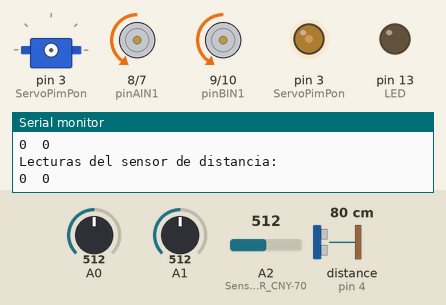
Simulated run of this sketch. Board: Arduino Uno, built with avr-gcc and run on an emulated ATmega328P. Shown: servo, motor-driver pin pairs drawn as motors (green arrow = first pin HIGH = forward, orange = second pin HIGH = backward, longer = more drive, scaled by the enable pin), output pins drawn as LEDs (lit = HIGH), the last lines printed to the serial monitor. Wiring (inferred from the names in the program): ultrasonic range finder: trigger pin 2; echo pin 4. The test bench sets the inputs (shaded band); at power-on: distance to the obstacle (sensor on pin 4) 80 cm, A0 = 512, A1 = 512, A2 (Sensores_IR_CNY-70) = 512. The echo pulse lasts 58.3 µs per cm; pins used as bus, display or sensor lines are not drawn.

Above: at 1.2 s.
1.3 s: distance to the obstacle (sensor on pin 4) set to 4 cm
At 2.55 s:
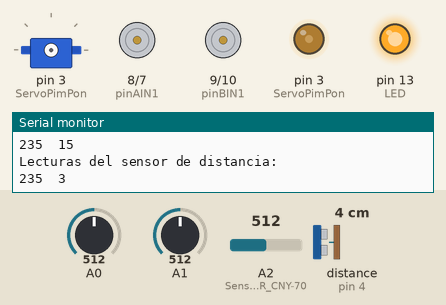
At 3.15 s:
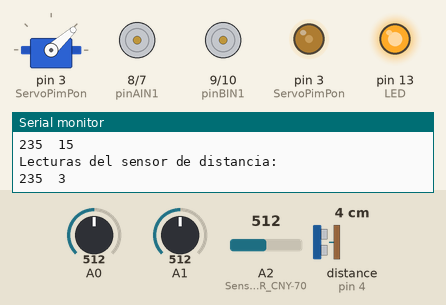
4.3 s: distance to the obstacle (sensor on pin 4) set to 2 cm
At 4.8 s:
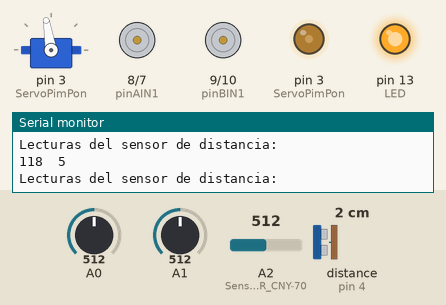
Timing chart, 0 to 7.3 s (numbered marks = the images above; inputs shaded):
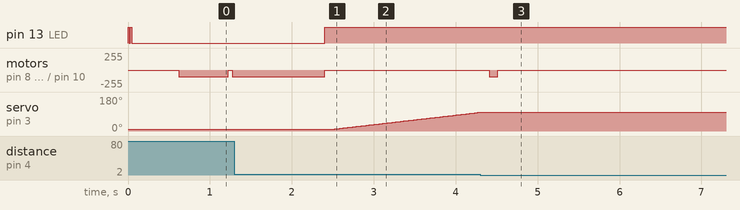

Measured:
- after the input at 1.3 s, pin 13 (LED): LOW → HIGH after 1.1 s; servo on pin 3 (ServoPimPon): moves from 10° to 99° over 1.8 s, starting after 1.2 s

The sketch:

Siguelineas_TB6612.ino
```cpp
/********************************************************
  Programa para Robot Seguidor de Línea Negra.
  Detecta línea negra o fondo blanco con tres sensores
  CNY70, cuando detecta un obstáculo (sensor por ultra-
  sonidos HC-SR04), se detiene y activa mecanismo de
  respuesta (servo-motor MG-90S).
  Elaborado por: Ing. Yesid Rodríguez Lozano
  *******************************************************

  *******************************************************
         CONEXIÓN
  *******************************************************
  ARDUINO         TB6612
  GND     -->     GND
  5V      -->     VCC, VM
  Pin D6  -->     PWMA
  Pin D7  -->     AIN2
  Pin D8  -->     AIN1
  Pin D9  -->     BIN1
  Pin D10 -->     BIN2
  Pin D11 -->     PWMB
  Pin D12 -->     STBY
                  A1    -->   MotorDerecho
                  A2    -->   MotorDerecho
                  B1    -->   MotorIzquierdo
                  B2    -->   MotorIzquierdo
  *******************************************************
  ARDUINO         Sensores CNY70
  GND     -->     Pin -
  5V      -->     Pin +
  Pin A0  -->     Pin 2
  Pin A1  -->     Pin 3
  Pin A2  -->     Pin 4
  *******************************************************
  ARDUINO         Sensor HC-SR04
  GND     -->     GND
  5V      -->     VCC
  Pin D2  -->     Trig
  Pin D4  -->     Echo
  *******************************************************
  ARDUINO         Servo-Motor MG90S
  GND     -->     Cable Café
  5V      -->     Cable Rojo
  Pin D3  -->     Cable Amarillo
  ********************************************************/

//*******************************************************
//        LIBRERÍAS
//*******************************************************
  #include <EEPROM.h>   //Librería para administrar datos de la memoria EEPROM
  #include <Servo.h>    //Librería para manipular servo-motores
//*******************************************************

//*******************************************************
//        VARIABLES GLOBALES
//*******************************************************
  Servo ServoPimPon;    //Crea objeto de tipo Servo, llamado ServoPimPon
  int Lectura_IR_A0, Lectura_IR_A1, Lectura_IR_A2;
  byte Umbral_IR_A0, Umbral_IR_A1, Umbral_IR_A2;
  boolean Final = LOW;
//*******************************************************

//*******************************************************
//        CONSTANTES
//*******************************************************
  const int VelMotorDer = 100;    //Permiten variar la velocidad general de los motores,...
  const int VelMotorIzq = 100;    //para compensar pequeñas variaciones de fabricación.
  const int pinPWMA = 6;
  const int pinAIN2 = 7;
  const int pinAIN1 = 8;
  const int pinBIN1 = 9;
  const int pinBIN2 = 10;
  const int pinPWMB = 11;
  const int pinSTBY = 12;
//*******************************************************

//*******************************************************
//*******************************************************
void setup() {
  //Configura pines de salida
  pinMode(13, OUTPUT);  //LED
  pinMode(pinAIN2, OUTPUT); pinMode(pinAIN1, OUTPUT); pinMode(pinPWMA, OUTPUT); pinMode(pinBIN1, OUTPUT); pinMode(pinBIN2, OUTPUT); pinMode(pinPWMB, OUTPUT);  //Motores
  pinMode(2, OUTPUT); //Sensor HC-SR04
  //Configura pines de entrada
  pinMode(A0, INPUT); pinMode(A1, INPUT); pinMode(A2, INPUT); //Sensores IR CNY-70
  pinMode(4, INPUT);  //Sensor HC-SR04

  Serial.begin(9600); //Inicializa comunicación por el puerto USB
  analogWrite(3, 80); //Coloca servo-motor en posición de 10º
  //CalibraSensoresIR();
  Umbral_IR_A0 = EEPROM.read(0x00); Umbral_IR_A1 = EEPROM.read(0x01); Umbral_IR_A2 = EEPROM.read(0x02);   //Obtiene umbrales de sensores IR, guardados en memoria EEPROM
  //ImprimirLecturas(Umbral_IR_A0, Umbral_IR_A1, Umbral_IR_A2);

  ParpadeaLED(2, 15);
}

//*******************************************************
//*******************************************************
void loop() {
  int iDistancia = LeerSensorDistancia(5);

  if (iDistancia == 3 && Final == LOW){
    delay(20);
    iDistancia = LeerSensorDistancia(5);
    if(iDistancia == 3){
      digitalWrite(13, HIGH);
      DetenerMotores(100);
      ServoPimPon.attach(3);    //Define el pin D3 para controlar el servo-motor
      for(int i = 10; i < 100; i++){
        ServoPimPon.write(i);    //Coloca el eje del servo-motor en la posición: 10º
        delay(20);
      }
      ServoPimPon.detach();
      DetenerMotores(100);
      MotoresAtras();
      delay(100);
      DetenerMotores(100);
      Final = HIGH;
    }
  }

  else if (Final == LOW) {
    LeerSensoresIR(10);
    //ImprimirLecturas(Lectura_IR_A0, Lectura_IR_A1, Lectura_IR_A2);

    if(Lectura_IR_A0 < Umbral_IR_A0 && Lectura_IR_A1 > Umbral_IR_A1 && Lectura_IR_A2 < Umbral_IR_A2){
      DetenerMotores(50);
      MotoresAdelante();
      Serial.println("Robot Adelante");        //Envía el resultado por el Puerto USB
      delay(100);
    }

    else if(Lectura_IR_A0 > Umbral_IR_A0 && Lectura_IR_A1 < Umbral_IR_A1 && Lectura_IR_A2 < Umbral_IR_A2){
      DetenerMotores(50);
      MotoresGiroCCW();
      Serial.println("Robot gira CCW");
      delay(100);
    }

    else if(Lectura_IR_A0 < Umbral_IR_A0 && Lectura_IR_A1 < Umbral_IR_A1 && Lectura_IR_A2 > Umbral_IR_A2){
      DetenerMotores(50);
      MotoresGiroCW();
      Serial.println("Robot gira CW");
      delay(100);
    }

    else if(Lectura_IR_A0 < Umbral_IR_A0 && Lectura_IR_A1 < Umbral_IR_A1 && Lectura_IR_A2 < Umbral_IR_A2){
      DetenerMotores(50);
      MotoresAtras();
      Serial.println("Robot atrás");
      delay(100);
    }

    else if(Lectura_IR_A0 > Umbral_IR_A0 && Lectura_IR_A1 > Umbral_IR_A1 && Lectura_IR_A2 > Umbral_IR_A2){
      DetenerMotores(50);
      MotoresAtras();
      Serial.println("Robot atrás");
      delay(100);
    }

    else{
      Serial.println("Robot igual");
      delay(100);
    }
  }

  //ParpadeaLED(2, 50);
}

//*******************************************************
//*******************************************************

//*******************************************************
//        FUNCIONES
//*******************************************************
void ParpadeaLED(int iRepeticiones, int iRetardo){
  for(int i = 1; i <= iRepeticiones; i++){
    digitalWrite(13,HIGH);
    delay(iRetardo);
    digitalWrite(13,LOW);
    delay(iRetardo);
  }
}

//*******************************************************
void ImprimirLecturas(int Lectura1, int Lectura2, int Lectura3){
  Serial.println("Lecturas obtenidas para A0, A1 y A2 = ");        //Envía el resultado por el Puerto USB:
  Serial.print(Lectura1);
  Serial.print("\t");
  Serial.print(Lectura2);
  Serial.print("\t");
  Serial.println(Lectura3);
}

//*******************************************************
void LeerSensoresIR(int iNumeroLecturas){
  Lectura_IR_A0 = 0;
  Lectura_IR_A1 = 0;
  Lectura_IR_A2 = 0;
  for(int i = 0; i < iNumeroLecturas; i++){
    Lectura_IR_A0 = Lectura_IR_A0 + map((analogRead(A0)), 0, 1023, 0, 100);
    Lectura_IR_A1 = Lectura_IR_A1 + map((analogRead(A1)), 0, 1023, 0, 100);
    Lectura_IR_A2 = Lectura_IR_A2 + map((analogRead(A2)), 0, 1023, 0, 100);
    delay(1);
  }
  Lectura_IR_A0 = Lectura_IR_A0 / iNumeroLecturas;
  Lectura_IR_A1 = Lectura_IR_A1 / iNumeroLecturas;
  Lectura_IR_A2 = Lectura_IR_A2 / iNumeroLecturas;
}

//*******************************************************
int LeerSensorDistancia(int iNumeroLecturas){
  int t = 0;  //Tiempo en microsegundos
  int d = 0;  //Distancia en centimetros
  for(int i = 0; i < iNumeroLecturas; i++){
    digitalWrite(2, HIGH);
    delayMicroseconds(10);  //Envia un pulso de 10us por el pin conectado el Trigger (D2)
    digitalWrite(2, LOW);
    t = pulseIn(4, HIGH,1200);  //Obtiene el ancho del pulso del pin conectado al Echo (D4)...
    d = d + (t / 59);  //convierte el tiempo a una distancia en cm (d=v*t/2) y acumula el valor
    delayMicroseconds(2000);
    Serial.println("Lecturas del sensor de distancia:"); Serial.print(t); Serial.print("  "); Serial.println(d); //Envía el resultado por el Puerto USB:
  }
  d = d / iNumeroLecturas;  //Obtiene la distancia promedio a partir de todas las lecturas
  Serial.println("Lecturas del sensor de distancia:"); Serial.print(t); Serial.print("  "); Serial.println(d); //Envía el resultado por el Puerto USB:
  delay(300);
  return (d); //Al salir de la función, devuelve la distancia en cm
}

//*******************************************************
void MotoresAdelante(){
  digitalWrite(pinSTBY, HIGH); //Habilita motores
  digitalWrite(pinAIN1, HIGH);
  digitalWrite(pinAIN2, LOW);
  analogWrite(pinPWMA, VelMotorDer);
  digitalWrite(pinBIN1, HIGH);
  digitalWrite(pinBIN2, LOW);
  analogWrite(pinPWMB, VelMotorIzq);
}

//*******************************************************
void MotoresAtras(){
  digitalWrite(pinSTBY, HIGH); //Habilita motores
  digitalWrite(pinAIN1, LOW);
  digitalWrite(pinAIN2, HIGH);
  analogWrite(pinPWMA, VelMotorDer);
  digitalWrite(pinBIN1, LOW);
  digitalWrite(pinBIN2, HIGH);
  analogWrite(pinPWMB, VelMotorIzq);
}

//*******************************************************
void MotoresGiroCW(){
  digitalWrite(pinSTBY, HIGH); //Habilita motores
  digitalWrite(pinAIN1, HIGH);
  digitalWrite(pinAIN2, LOW);
  analogWrite(pinPWMA, VelMotorDer);
  digitalWrite(pinBIN1, LOW);
  digitalWrite(pinBIN2, LOW);
  analogWrite(pinPWMB, 0);
}

//*******************************************************
void MotoresGiroCCW(){
  digitalWrite(pinSTBY, HIGH); //Habilita motores
  digitalWrite(pinAIN1, LOW);
  digitalWrite(pinAIN2, LOW);
  analogWrite(pinPWMA, 0);
  digitalWrite(pinBIN1, HIGH);
  digitalWrite(pinBIN2, LOW);
  analogWrite(pinPWMB, VelMotorIzq);
}

//*******************************************************
void DetenerMotores(int TiempoDetenidos){
  digitalWrite(pinSTBY, LOW); //Deshabilita motores
  digitalWrite(pinAIN1, LOW);
  digitalWrite(pinAIN2, LOW);
  analogWrite(pinPWMA, 0);
  digitalWrite(pinBIN1, LOW);
  digitalWrite(pinBIN2, LOW);
  analogWrite(pinPWMB, 0);
  delay(TiempoDetenidos);
}

//*******************************************************
void CalibraSensoresIR(){
  int miSensorNeg[10][3];
  int miSensorBln[10][3];

  Serial.println("Lectura Sensores CNY70 en A0, A1 y A2 para el Blanco = ");        //Envía el resultado por el puerto USB:
  for(int ii=0; ii<10; ii++){
    miSensorBln[ii][0] = map((analogRead(A0)), 0, 1023, 0, 100);
    miSensorBln[ii][1] = map((analogRead(A1)), 0, 1023, 0, 100);
    miSensorBln[ii][2] = map((analogRead(A2)), 0, 1023, 0, 100);
    ParpadeaLED(5, 50);
    Serial.print(miSensorBln[ii][0]);
    Serial.print("\t");
    Serial.print(miSensorBln[ii][1]);
    Serial.print("\t");
    Serial.println(miSensorBln[ii][2]);
  }

  ParpadeaLED(1, 1000);

  Serial.println("Lectura Sensores CNY70 en A0, A1 y A2 para el Negro = ");        //Envía el resultado por el Puerto USB:
  for(int ii=0; ii<10; ii++){
    miSensorNeg[ii][0] = map((analogRead(A0)), 0, 1023, 0, 100);
    miSensorNeg[ii][1] = map((analogRead(A1)), 0, 1023, 0, 100);
    miSensorNeg[ii][2] = map((analogRead(A2)), 0, 1023, 0, 100);
    ParpadeaLED(3, 100);
    Serial.print(miSensorNeg[ii][0]);
    Serial.print("\t");
    Serial.print(miSensorNeg[ii][1]);
    Serial.print("\t");
    Serial.println(miSensorNeg[ii][2]);
  }

  byte UmbralSensorA0 = 0, UmbralSensorA1 = 0, UmbralSensorA2 = 0;
  int PromedioBlnA0 = 0, PromedioBlnA1 = 0, PromedioBlnA2 = 0;
  int PromedioNegA0 = 0, PromedioNegA1 = 0, PromedioNegA2 = 0;

  for(int ii=0; ii<10; ii++){
    PromedioBlnA0 = PromedioBlnA0 + miSensorBln[ii][0];
    PromedioBlnA1 = PromedioBlnA1 + miSensorBln[ii][1];
    PromedioBlnA2 = PromedioBlnA2 + miSensorBln[ii][2];

    PromedioNegA0 = PromedioNegA0 + miSensorNeg[ii][0];
    PromedioNegA1 = PromedioNegA1 + miSensorNeg[ii][1];
    PromedioNegA2 = PromedioNegA2 + miSensorNeg[ii][2];
  }

  PromedioBlnA0 = PromedioBlnA0 / 10;
  PromedioBlnA1 = PromedioBlnA1 / 10;
  PromedioBlnA2 = PromedioBlnA2 / 10;
  PromedioNegA0 = PromedioNegA0 / 10;
  PromedioNegA1 = PromedioNegA1 / 10;
  PromedioNegA2 = PromedioNegA2 / 10;

  UmbralSensorA0 = (PromedioBlnA0 + PromedioNegA0) / 2;
  UmbralSensorA1 = (PromedioBlnA1 + PromedioNegA1) / 2;
  UmbralSensorA2 = (PromedioBlnA2 + PromedioNegA2) / 2;

  Serial.println("Promedio Sensores A0, A1 y A2 para el Blanco = ");        //Envía el resultado por el Puerto USB:
  Serial.print(PromedioBlnA0);
  Serial.print("\t");
  Serial.print(PromedioBlnA1);
  Serial.print("\t");
  Serial.println(PromedioBlnA2);

  Serial.println("Promedio Sensores A0, A1 y A2 para el Negro = ");        //Envía el resultado por el Puerto USB:
  Serial.print(PromedioNegA0);
  Serial.print("\t");
  Serial.print(PromedioNegA1);
  Serial.print("\t");
  Serial.println(PromedioNegA2);

  Serial.println("Umbrales Sensores A0, A1 y A2 = ");        //Envía el resultado por el Puerto USB:
  Serial.print(UmbralSensorA0);
  Serial.print("\t");
  Serial.print(UmbralSensorA1);
  Serial.print("\t");
  Serial.println(UmbralSensorA2);

  EEPROM.write(0x00, UmbralSensorA0);
  EEPROM.write(0x01, UmbralSensorA1);
  EEPROM.write(0x02, UmbralSensorA2);
}
```
